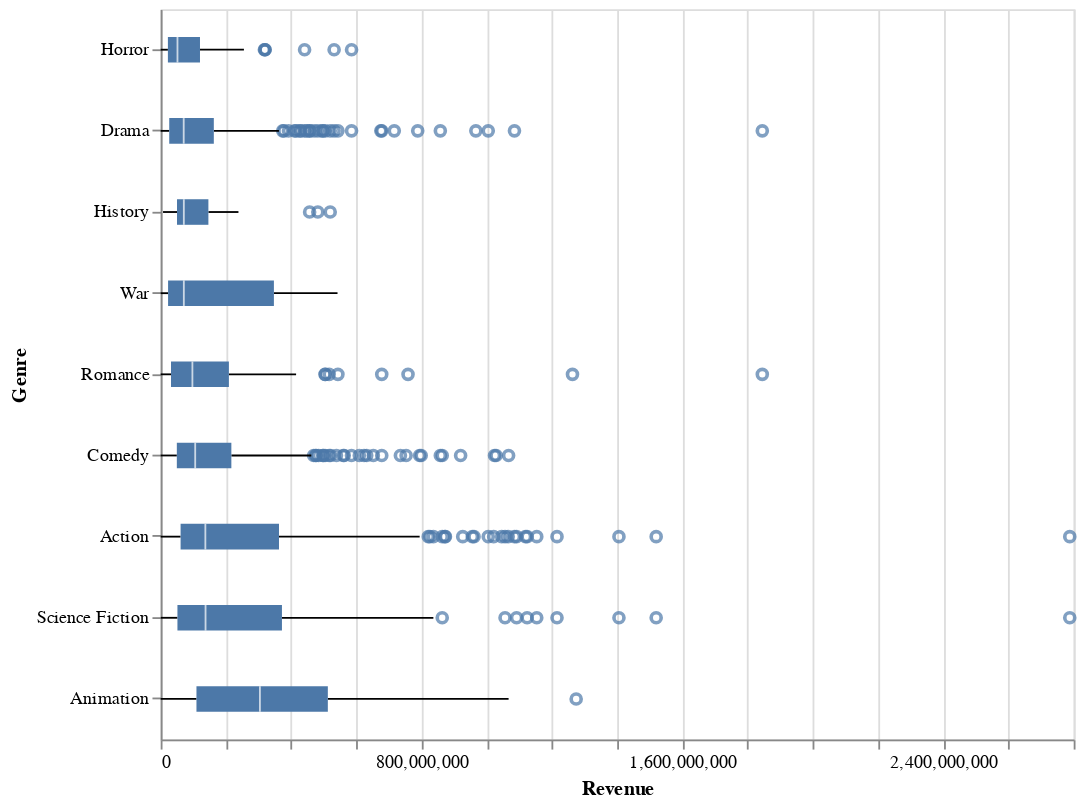

The code cell stored with this chart in its notebook:
### Markdown cell above
<div class="alert alert-info" style="color:black">

### Question 3.1
rubric={viz:1,accuracy:1}

<h4>Python</h4>
<p>Lots of interesting variation in the histograms above! I wonder if some of it can be explained by movie genre or which studio made the film… This could be valuable information for Bestify™ so let’s find out!</p>
<p>We’ll start with the movie genres. If you look at the data frame, you can see that each film has multiple genres in a list. This is not ideal and mean we must make a decision if we are counting the film once per genre or once overall. Since we have no information about which is the main genres, I suggest we go ahead and count it once per genre. In order to do this we need to replicate each row once per genre in the genres column. Luckily there is a pandas method called <code>explode</code> for exactly this. I have already done the necessary wrangling here, but please view the df so that you understand what happens and <a href="https://pandas.pydata.org/pandas-docs/stable/reference/api/pandas.DataFrame.explode.html">check out pandas doc for a simpler example</a>.</p>
<ol>
<li>Use this new dataframe and create multiple boxplots inside a single figure by have genres on the y-axis and revenue on the x axis.</li>
<li>Boxplots can only be sorted by passing an explicit list of the sort column, in this case the genres. I want you to sort the genres by median revenue, so that the median lines of the box plot are nicely sorted. I have given you a skeleton below where you can fill in the blanks, but you are also free to do it your own way. In the en you need a list that you can pass to <code>sort</code> inside <code>alt.Y()</code>.</li>
</ol>
<p>Once you have made the boxplot, you will see some interesting outliers. Remember that you can view what films these are by setting <code>tooltip='title'</code>, enjoy exploring!</p>
    
</div>

### Code cell
# Uncomment and run these lines
# boom_genres = movies.explode('genres')
## Sorting by revenue because it is all about the money, money, money...
# genres_by_revenue = boom_genres.______('genres')['revenue'].______().___________().index._______()

# YOUR ANSWER GOES HERE 
boom_genres = movies.explode("genres")

genres_by_revenue = (
    boom_genres
    .groupby("genres")["revenue"]
    .median()
    .sort_values()
    .index
    .tolist()
)

alt.Chart(boom_genres).mark_boxplot().encode(
    y=alt.Y("genres:N", sort=genres_by_revenue, title="Genre"),
    x=alt.X("revenue:Q", title="Revenue"),
    tooltip="title:N"
).properties(
    width=500,
    height=400
)

### Figure 1 — Vega specification as saved in the notebook (floating-point values rounded to 4 significant figures)
{"$schema": "https://vega.github.io/schema/vega/v6.json", "data": [{"name": "source_0"}, {"name": "data_0"}, {"name": "data_1"}, {"name": "data_2", "values": [{"genres": "Romance", "revenue": 677945399, "title": "Forrest Gump"}, {"genres": "Comedy", "revenue": 677945399, "title": "Forrest Gump"}, {"genres": "Drama", "revenue": 677945399, "title": "Forrest Gump"}, {"genres": "Action", "revenue": 1065659812, "title": "Pirates of the Caribbean: Dead Man's Chest"}, {"genres": "Drama", "revenue": 457640427, "title": "Gladiator"}, {"genres": "Comedy", "revenue": 474968763, "title": "Charlie and the Chocolate Factory"}, {"genres": "Action", "revenue": 871368364, "title": "The Lord of the Rings: The Fellowship of the Ring"}, {"genres": "Action", "revenue": 926287400, "title": "The Lord of the Rings: The Two Towers"}, {"genres": "Action", "revenue": 1118888979, "title": "The Lord of the Rings: The Return of the King"}, {"genres": "Action", "revenue": 1004558444, "title": "The Dark Knight"}, {"genres": "Drama", "revenue": 1004558444, "title": "The Dark Knight"}, {"genres": "Romance", "revenue": 505000000, "title": "Ghost"}, {"genres": "Drama", "revenue": 505000000, "title": "Ghost"}, {"genres": "Drama", "revenue": 374218673, "title": "Batman Begins"}, {"genres": "Action", "revenue": 961000000, "title": "Pirates of the Caribbean: At World's End"}, {"genres": "Comedy", "revenue": 562816256, "title": "Monsters, Inc."}, {"genres": "Romance", "revenue": 1845034188, "title": "Titanic"}, {"genres": "Drama", "revenue": 1845034188, "title": "Titanic"}, {"genres": "Drama", "revenue": 456758981, "title": "The Last Samurai"}, {"genres": "History", "revenue": 456758981, "title": "The Last Samurai"}, {"genres": "Drama", "revenue": 411006740, "title": "The Bodyguard"}, {"genres": "Drama", "revenue": 497409852, "title": "Troy"}, {"genres": "Drama", "revenue": 494471524, "title": "Twister"}, {"genres": "Romance", "revenue": 516642939, "title": "Meet the Fockers"}, {"genres": "Comedy", "revenue": 516642939, "title": "Meet the Fockers"}, {"genres": "Comedy", "revenue": 484409218, "title": "Shrek"}, {"genres": "Comedy", "revenue": 919838758, "title": "Shrek 2"}, {"genres": "Comedy", "revenue": 798958165, "title": "Shrek the Third"}, {"genres": "Romance", "revenue": 504050219, "title": "Aladdin"}, {"genres": "Comedy", "revenue": 504050219, "title": "Aladdin"}, {"genres": "Drama", "revenue": 481840909, "title": "Saving Private Ryan"}, {"genres": "History", "revenue": 481840909, "title": "Saving Private Ryan"}, {"genres": "Comedy", "revenue": 497366869, "title": "Toy Story 2"}, {"genres": "Action", "revenue": 1045713802, "title": "Pirates of the Caribbean: On Stranger Tides"}, {"genres": "Comedy", "revenue": 623722818, "title": "Ratatouille"}, {"genres": "Drama", "revenue": 415252786, "title": "Sex and the City"}, {"genres": "Horror", "revenue": 585349010, "title": "I Am Legend"}, {"genres": "Drama", "revenue": 585349010, "title": "I Am Legend"}, {"genres": "Drama", "revenue": 429632142, "title": "Cast Away"}, {"genres": "Action", "revenue": 836297228, "title": "Transformers: Revenge of the Fallen"}, {"genres": "Drama", "revenue": 788241776, "title": "The Lion King"}, {"genres": "Comedy", "revenue": 631744560, "title": "Kung Fu Panda"}, {"genres": "Horror", "revenue": 441306145, "title": "The Exorcist"}, {"genres": "Drama", "revenue": 441306145, "title": "The Exorcist"}, {"genres": "Comedy", "revenue": 752600867, "title": "Shrek Forever After"}, {"genres": "Comedy", "revenue": 1066969703, "title": "Toy Story 3"}, {"genres": "Horror", "revenue": 320145693, "title": "Fatal Attraction"}, {"genres": "Drama", "revenue": 377910544, "title": "Slumdog Millionaire"}, {"genres": "Comedy", "revenue": 735099082, "title": "Up"}, {"genres": "Action", "revenue": 2787965087, "title": "Avatar"}, {"genres": "Science Fiction", "revenue": 2787965087, "title": "Avatar"}, {"genres": "Action", "revenue": 1519557910, "title": "The Avengers"}, {"genres": "Science Fiction", "revenue": 1519557910, "title": "The Avengers"}, {"genres": "Action", "revenue": 825532764, "title": "Inception"}, {"genres": "Drama", "revenue": 448000000, "title": "Tarzan"}, {"genres": "Action", "revenue": 1123746996, "title": "Transformers: Dark of the Moon"}, {"genres": "Science Fiction", "revenue": 1123746996, "title": "Transformers: Dark of the Moon"}, {"genres": "Comedy", "revenue": 559852396, "title": "Cars 2"}, {"genres": "Action", "revenue": 1084939099, "title": "The Dark Knight Rises"}, {"genres": "Drama", "revenue": 1084939099, "title": "The Dark Knight Rises"}, {"genres": "Drama", "revenue": 716392705, "title": "Gravity"}, {"genres": "Action", "revenue": 1021103568, "title": "The Hobbit: An Unexpected Journey"}, {"genres": "Comedy", "revenue": 585178928, "title": "The Croods"}, {"genres": "Comedy", "revenue": 538983207, "title": "Brave"}, {"genres": "Action", "revenue": 1215439994, "title": "Iron Man 3"}, {"genres": "Science Fiction", "revenue": 1215439994, "title": "Iron Man 3"}, {"genres": "Horror", "revenue": 531865000, "title": "World War Z"}, {"genres": "Drama", "revenue": 531865000, "title": "World War Z"}, {"genres": "Drama", "revenue": 426480871, "title": "The Intouchables"}, {"genres": "Comedy", "revenue": 609123048, "title": "How to Train Your Dragon 2"}, {"genres": "Action", "revenue": 1091405097, "title": "Transformers: Age of Extinction"}, {"genres": "Science Fiction", "revenue": 1091405097, "title": "Transformers: Age of Extinction"}, {"genres": "Comedy", "revenue": 477200000, "title": "Teenage Mutant Ninja Turtles"}, {"genres": "Action", "revenue": 1405403694, "title": "Avengers: Age of Ultron"}, {"genres": "Science Fiction", "revenue": 1405403694, "title": "Avengers: Age of Ultron"}, {"genres": "Romance", "revenue": 758539785, "title": "Maleficent"}, {"genres": "Drama", "revenue": 392000694, "title": "The Wolf of Wall Street"}, {"genres": "Animation", "revenue": 1274219009, "title": "Frozen"}, {"genres": "Action", "revenue": 956019788, "title": "The Hobbit: The Battle of the Five Armies"}, {"genres": "Comedy", "revenue": 1028570889, "title": "Finding Dory"}, {"genres": "Comedy", "revenue": 469160692, "title": "The Lego Movie"}, {"genres": "Horror", "revenue": 318000141, "title": "The Conjuring"}, {"genres": "Comedy", "revenue": 521170825, "title": "Kung Fu Panda 3"}, {"genres": "Comedy", "revenue": 857611174, "title": "Inside Out"}, {"genres": "Drama", "revenue": 857611174, "title": "Inside Out"}, {"genres": "Romance", "revenue": 543514353, "title": "Cinderella"}, {"genres": "Drama", "revenue": 543514353, "title": "Cinderella"}, {"genres": "Drama", "revenue": 675120017, "title": "Interstellar"}, {"genres": "Comedy", "revenue": 794191988, "title": "Pirates of the Caribbean: Dead Men Tell No Tales"}, {"genres": "Comedy", "revenue": 652105443, "title": "Big Hero 6"}, {"genres": "Action", "revenue": 873260194, "title": "Batman v Superman: Dawn of Justice"}, {"genres": "Drama", "revenue": 470490832, "title": "San Andreas"}, {"genres": "Horror", "revenue": 320170008, "title": "The Conjuring 2"}, {"genres": "Comedy", "revenue": 1023784195, "title": "Zootopia"}, {"genres": "Action", "revenue": 1153304495, "title": "Captain America: Civil War"}, {"genres": "Science Fiction", "revenue": 1153304495, "title": "Captain America: Civil War"}, {"genres": "Drama", "revenue": 966550600, "title": "The Jungle Book"}, {"genres": "Action", "revenue": 863416141, "title": "Guardians of the Galaxy Vol. 2"}, {"genres": "Science Fiction", "revenue": 863416141, "title": "Guardians of the Galaxy Vol. 2"}, {"genres": "Comedy", "revenue": 863416141, "title": "Guardians of the Galaxy Vol. 2"}, {"genres": "Comedy", "revenue": 498814908, "title": "The Boss Baby"}, {"genres": "Action", "revenue": 820580447, "title": "Wonder Woman"}, {"genres": "Romance", "revenue": 1262886337, "title": "Beauty and the Beast"}, {"genres": "Action", "revenue": 1056057273, "title": "Rogue One: A Star Wars Story"}, {"genres": "Science Fiction", "revenue": 1056057273, "title": "Rogue One: A Star Wars Story"}, {"genres": "Drama", "revenue": 519876949, "title": "Dunkirk"}, {"genres": "History", "revenue": 519876949, "title": "Dunkirk"}]}, {"name": "data_3"}, {"name": "data_5", "values": [{"genres": "Animation", "lower_box_revenue": 109700000.0, "lower_whisker_revenue": 103, "upper_whisker_revenue": 1066969703}, {"genres": "Drama", "lower_box_revenue": 26200000.0, "lower_whisker_revenue": 10759, "upper_whisker_revenue": 362637473}, {"genres": "Action", "lower_box_revenue": 61050000.0, "lower_whisker_revenue": 85, "upper_whisker_revenue": 794191988}, {"genres": "Science Fiction", "lower_box_revenue": 51380000.0, "lower_whisker_revenue": 428868, "upper_whisker_revenue": 836297228}, {"genres": "Romance", "lower_box_revenue": 31630000.0, "lower_whisker_revenue": 85, "upper_whisker_revenue": 415252786}, {"genres": "Comedy", "lower_box_revenue": 49520000.0, "lower_whisker_revenue": 85, "upper_whisker_revenue": 461983149}, {"genres": "History", "lower_box_revenue": 50070000.0, "lower_whisker_revenue": 7191399, "upper_whisker_revenue": 238470033}, {"genres": "Horror", "lower_box_revenue": 22110000.0, "lower_whisker_revenue": 31081, "upper_whisker_revenue": 255273813}, {"genres": "War", "lower_box_revenue": 22660000.0, "lower_whisker_revenue": 10759, "upper_whisker_revenue": 542307423}]}, {"name": "data_6", "values": [{"genres": "Animation", "lower_whisker_revenue": 103, "upper_box_revenue": 512600000.0, "upper_whisker_revenue": 1066969703}, {"genres": "Drama", "lower_whisker_revenue": 10759, "upper_box_revenue": 162900000.0, "upper_whisker_revenue": 362637473}, {"genres": "Action", "lower_whisker_revenue": 85, "upper_box_revenue": 362800000.0, "upper_whisker_revenue": 794191988}, {"genres": "Science Fiction", "lower_whisker_revenue": 428868, "upper_box_revenue": 371900000.0, "upper_whisker_revenue": 836297228}, {"genres": "Romance", "lower_whisker_revenue": 85, "upper_box_revenue": 209200000.0, "upper_whisker_revenue": 415252786}, {"genres": "Comedy", "lower_whisker_revenue": 85, "upper_box_revenue": 216700000.0, "upper_whisker_revenue": 461983149}, {"genres": "History", "lower_whisker_revenue": 7191399, "upper_box_revenue": 146300000.0, "upper_whisker_revenue": 238470033}, {"genres": "Horror", "lower_whisker_revenue": 31081, "upper_box_revenue": 120500000.0, "upper_whisker_revenue": 255273813}, {"genres": "War", "lower_whisker_revenue": 10759, "upper_box_revenue": 347200000.0, "upper_whisker_revenue": 542307423}]}, {"name": "data_7"}, {"name": "data_9", "values": [{"genres": "Animation", "lower_box_revenue": 109700000.0, "max_revenue": 1274219009, "mid_box_revenue": 304320254, "min_revenue": 103, "upper_box_revenue": 512600000.0}, {"genres": "Romance", "lower_box_revenue": 31630000.0, "max_revenue": 1845034188, "mid_box_revenue": 97253286, "min_revenue": 85, "upper_box_revenue": 209200000.0}, {"genres": "Comedy", "lower_box_revenue": 49520000.0, "max_revenue": 1066969703, "mid_box_revenue": 105834556, "min_revenue": 85, "upper_box_revenue": 216700000.0}, {"genres": "Drama", "lower_box_revenue": 26200000.0, "max_revenue": 1845034188, "mid_box_revenue": 70600000, "min_revenue": 10759, "upper_box_revenue": 162900000.0}, {"genres": "Action", "lower_box_revenue": 61050000.0, "max_revenue": 2787965087, "mid_box_revenue": 136982834, "min_revenue": 85, "upper_box_revenue": 362800000.0}, {"genres": "Science Fiction", "lower_box_revenue": 51380000.0, "max_revenue": 2787965087, "mid_box_revenue": 137551594, "min_revenue": 428868, "upper_box_revenue": 371900000.0}, {"genres": "History", "lower_box_revenue": 50070000.0, "max_revenue": 519876949, "mid_box_revenue": 71000000, "min_revenue": 7191399, "upper_box_revenue": 146300000.0}, {"genres": "Horror", "lower_box_revenue": 22110000.0, "max_revenue": 585349010, "mid_box_revenue": 51465046, "min_revenue": 31081, "upper_box_revenue": 120500000.0}, {"genres": "War", "lower_box_revenue": 22660000.0, "max_revenue": 542307423, "mid_box_revenue": 71000000, "min_revenue": 10759, "upper_box_revenue": 347200000.0}]}, {"name": "data_10", "values": [{"genres": "Animation", "lower_box_revenue": 109700000.0, "max_revenue": 1274219009, "mid_box_revenue": 304320254, "min_revenue": 103, "upper_box_revenue": 512600000.0}, {"genres": "Romance", "lower_box_revenue": 31630000.0, "max_revenue": 1845034188, "mid_box_revenue": 97253286, "min_revenue": 85, "upper_box_revenue": 209200000.0}, {"genres": "Comedy", "lower_box_revenue": 49520000.0, "max_revenue": 1066969703, "mid_box_revenue": 105834556, "min_revenue": 85, "upper_box_revenue": 216700000.0}, {"genres": "Drama", "lower_box_revenue": 26200000.0, "max_revenue": 1845034188, "mid_box_revenue": 70600000, "min_revenue": 10759, "upper_box_revenue": 162900000.0}, {"genres": "Action", "lower_box_revenue": 61050000.0, "max_revenue": 2787965087, "mid_box_revenue": 136982834, "min_revenue": 85, "upper_box_revenue": 362800000.0}, {"genres": "Science Fiction", "lower_box_revenue": 51380000.0, "max_revenue": 2787965087, "mid_box_revenue": 137551594, "min_revenue": 428868, "upper_box_revenue": 371900000.0}, {"genres": "History", "lower_box_revenue": 50070000.0, "max_revenue": 519876949, "mid_box_revenue": 71000000, "min_revenue": 7191399, "upper_box_revenue": 146300000.0}, {"genres": "Horror", "lower_box_revenue": 22110000.0, "max_revenue": 585349010, "mid_box_revenue": 51465046, "min_revenue": 31081, "upper_box_revenue": 120500000.0}, {"genres": "War", "lower_box_revenue": 22660000.0, "max_revenue": 542307423, "mid_box_revenue": 71000000, "min_revenue": 10759, "upper_box_revenue": 347200000.0}]}, {"name": "data_1_y_domain_genres_0", "values": [{"genres": "Romance", "sort_field": 4.0}, {"genres": "Comedy", "sort_field": 5.0}, {"genres": "Drama", "sort_field": 1.0}, {"genres": "Action", "sort_field": 6.0}, {"genres": "History", "sort_field": 2.0}, {"genres": "Horror", "sort_field": 0.0}, {"genres": "Science Fiction", "sort_field": 7.0}, {"genres": "Animation", "sort_field": 8.0}]}, {"name": "data_3_y_domain_genres_1", "values": [{"genres": "Animation", "sort_field": 8.0}, {"genres": "Drama", "sort_field": 1.0}, {"genres": "Action", "sort_field": 6.0}, {"genres": "Science Fiction", "sort_field": 7.0}, {"genres": "Romance", "sort_field": 4.0}, {"genres": "Comedy", "sort_field": 5.0}, {"genres": "History", "sort_field": 2.0}, {"genres": "Horror", "sort_field": 0.0}, {"genres": "War", "sort_field": 3.0}]}, {"name": "data_7_y_domain_genres_2", "values": [{"genres": "Animation", "sort_field": 8.0}, {"genres": "Romance", "sort_field": 4.0}, {"genres": "Comedy", "sort_field": 5.0}, {"genres": "Drama", "sort_field": 1.0}, {"genres": "Action", "sort_field": 6.0}, {"genres": "Science Fiction", "sort_field": 7.0}, {"genres": "History", "sort_field": 2.0}, {"genres": "Horror", "sort_field": 0.0}, {"genres": "War", "sort_field": 3.0}]}], "marks": [{"type": "symbol", "name": "layer_0_layer_0_marks", "from": {"data": "data_2"}, "encode": {"update": {"opacity": {"value": 0.7}, "fill": {"value": "transparent"}, "tooltip": {"signal": "isValid(datum[\"title\"]) ? datum[\"title\"] : \"\"+datum[\"title\"]"}, "x": {"field": "revenue", "scale": "x"}, "y": {"field": "genres", "scale": "y", "band": 0.5}, "stroke": {"value": "#4c78a8"}}}, "style": ["point", "boxplot-outliers"]}, {"type": "rule", "name": "layer_0_layer_1_layer_0_marks", "from": {"data": "data_5"}, "encode": {"update": {"tooltip": {"signal": "{\"Upper Whisker of Revenue\": format(datum[\"upper_whisker_revenue\"], \"\"), \"Lower Whisker of Revenue\": format(datum[\"lower_whisker_revenue\"], \"\"), \"Genre\": isValid(datum[\"genres\"]) ? datum[\"genres\"] : \"\"+datum[\"genres\"]}"}, "y": {"field": "genres", "scale": "y", "band": 0.5}, "x2": {"field": "lower_box_revenue", "scale": "x"}, "x": {"field": "lower_whisker_revenue", "scale": "x"}, "stroke": {"value": "black"}}}, "style": ["rule", "boxplot-rule"], "aria": false}, {"type": "rule", "name": "layer_0_layer_1_layer_1_marks", "from": {"data": "data_6"}, "encode": {"update": {"y": {"field": "genres", "scale": "y", "band": 0.5}, "tooltip": {"signal": "{\"Upper Whisker of Revenue\": format(datum[\"upper_whisker_revenue\"], \"\"), \"Lower Whisker of Revenue\": format(datum[\"lower_whisker_revenue\"], \"\"), \"Genre\": isValid(datum[\"genres\"]) ? datum[\"genres\"] : \"\"+datum[\"genres\"]}"}, "stroke": {"value": "black"}, "x": {"field": "upper_box_revenue", "scale": "x"}, "x2": {"field": "upper_whisker_revenue", "scale": "x"}}}, "aria": false, "style": ["rule", "boxplot-rule"]}, {"type": "rect", "name": "layer_1_layer_0_marks", "from": {"data": "data_9"}, "encode": {"update": {"tooltip": {"signal": "{\"Max of Revenue\": format(datum[\"max_revenue\"], \"\"), \"Q3 of Revenue\": format(datum[\"upper_box_revenue\"], \"\"), \"Median of Revenue\": format(datum[\"mid_box_revenue\"], \"\"), \"Q1 of Revenue\": format(datum[\"lower_box_revenue\"], \"\"), \"Min of Revenue\": format(datum[\"min_revenue\"], \"\"), \"Genre\": isValid(datum[\"genres\"]) ? datum[\"genres\"] : \"\"+datum[\"genres\"]}"}, "height": {"value": 14}, "x": {"field": "lower_box_revenue", "scale": "x"}, "fill": {"value": "#4c78a8"}, "x2": {"field": "upper_box_revenue", "scale": "x"}, "yc": {"field": "genres", "scale": "y", "band": 0.5}}}, "style": ["bar", "boxplot-box"]}, {"type": "rect", "name": "layer_1_layer_1_marks", "from": {"data": "data_10"}, "encode": {"update": {"tooltip": {"signal": "{\"Max of Revenue\": format(datum[\"max_revenue\"], \"\"), \"Q3 of Revenue\": format(datum[\"upper_box_revenue\"], \"\"), \"Median of Revenue\": format(datum[\"mid_box_revenue\"], \"\"), \"Q1 of Revenue\": format(datum[\"lower_box_revenue\"], \"\"), \"Min of Revenue\": format(datum[\"min_revenue\"], \"\"), \"Genre\": isValid(datum[\"genres\"]) ? datum[\"genres\"] : \"\"+datum[\"genres\"]}"}, "xc": {"field": "mid_box_revenue", "scale": "x"}, "opacity": {"value": 0.7}, "height": {"value": 14}, "yc": {"field": "genres", "scale": "y", "band": 0.5}, "width": {"value": 1}, "fill": [{"value": "#4c78a8", "test": "datum['lower_box_revenue'] >= datum['upper_box_revenue']"}, {"value": "white"}]}}, "style": ["tick", "boxplot-median"], "aria": false}], "scales": [{"name": "x", "type": "linear", "domain": {"fields": [{"data": "data_2", "field": "revenue"}, {"data": "data_5", "field": "lower_whisker_revenue"}, {"data": "data_5", "field": "lower_box_revenue"}, {"data": "data_6", "field": "upper_box_revenue"}, {"data": "data_6", "field": "upper_whisker_revenue"}, {"data": "data_9", "field": "lower_box_revenue"}, {"data": "data_9", "field": "upper_box_revenue"}, {"data": "data_10", "field": "mid_box_revenue"}]}, "range": [0, {"signal": "width"}], "nice": true, "zero": true}, {"name": "y", "type": "band", "domain": {"fields": [{"data": "data_1_y_domain_genres_0", "field": "genres"}, {"data": "data_3_y_domain_genres_1", "field": "genres"}, {"data": "data_7_y_domain_genres_2", "field": "genres"}], "sort": {"op": "max", "field": "sort_field"}}, "range": [0, {"signal": "height"}], "paddingInner": 0, "paddingOuter": 0}], "axes": [{"scale": "x", "domain": false, "tickCount": {"signal": "ceil(width/40)"}, "ticks": false, "zindex": 0, "labels": false, "aria": false, "maxExtent": 0, "grid": true, "minExtent": 0, "orient": "bottom", "gridScale": "y"}, {"scale": "x", "labelFlush": true, "title": "Revenue", "zindex": 0, "grid": false, "orient": "bottom", "tickCount": {"signal": "ceil(width/40)"}, "labelOverlap": true}, {"scale": "y", "zindex": 0, "orient": "left", "grid": false, "title": "Genre"}], "width": 500, "padding": 5, "style": "cell", "background": "white", "height": 400}
